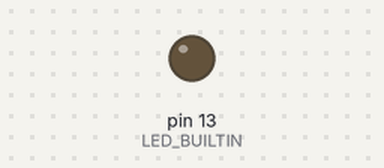
Recording of a sketch running on a simulated Arduino Uno, built with avr-gcc and run on an emulated ATmega328P. Parts: output pins drawn as LEDs (lit = HIGH). What the sketch prints to the serial monitor is not drawn.

Above: at 0.24 s.
At 4.3 s:
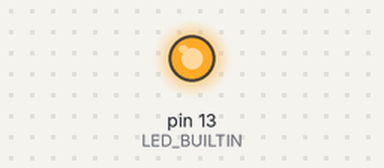
Timing chart, 0 to 6.5 s (numbered marks = the images above):
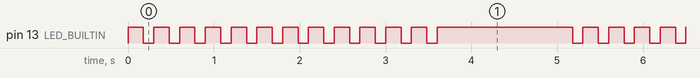

Measured:
- by itself, pin 13 (LED_BUILTIN): repeats every 5.0 s: LOW 0.12 s, HIGH 1.6 s, 11 × (LOW 0.12 s, HIGH 0.18 s)
- by itself, everything shown: repeats every 5.0 s, in 24 steps

The sketch:

i2c-scanner.ino
```cpp
/*
  i2c-scanner.ino — I2C bus scanner for the Arduino UNO Q (STM32U585 MCU side)

  What it does:
    Every 5 seconds, scans the I2C bus for devices at addresses 0x08..0x77.
    Prints a formatted table of found devices to Serial (hex addresses), with
    a best-effort annotation for well-known Modulino / QWIIC device addresses.
    After the table it prints a summary line (device count + scan duration in
    milliseconds). If the bus is empty it prints "no devices found".

    As a headless indicator, LED_BUILTIN blinks once per device found after
    each scan (LED_BUILTIN is ACTIVE-LOW on this board: LOW = ON).

  Wiring:
    No external hardware required (works with an empty bus). To see results,
    connect any I2C device (e.g. a Modulino or QWIIC breakout) to the QWIIC
    connector / SDA+SCL pins.

  Build / deploy:
    Compile: arduino-cli compile -b arduino:zephyr:unoq ./i2c-scanner
    Upload:  arduino-cli upload -b arduino:zephyr:unoq -p <board-ip> ./i2c-scanner
*/

#include <Wire.h>

// ---------- Configuration ----------
const uint8_t  I2C_FIRST_ADDR   = 0x08;   // below 0x08 are reserved addresses
const uint8_t  I2C_LAST_ADDR    = 0x77;   // above 0x77 are reserved addresses
const uint32_t SCAN_INTERVAL_MS = 5000;   // time between scans
const uint32_t SERIAL_BAUD      = 115200;

// LED_BUILTIN polarity: on the UNO Q the LED is active-low (LOW = ON).
const bool     LED_ACTIVE_LOW   = true;
const uint32_t BLINK_ON_MS      = 120;    // per-device blink on-time
const uint32_t BLINK_OFF_MS     = 180;    // gap between blinks

// ---------- Known-device annotations (best effort, not exhaustive) ----------
struct KnownDevice {
  uint8_t     addr;
  const char* name;
};

const KnownDevice KNOWN_DEVICES[] = {
  { 0x0F, "possibly Zio/Qwiic keypad" },
  { 0x10, "possibly VEML6075 UV (Qwiic)" },
  { 0x19, "possibly LIS3DH accel" },
  { 0x1C, "possibly Modulino Movement (LIS2DUXS12) / magnetometer" },
  { 0x29, "possibly VL53L0X/VL53L1X ToF (Modulino Distance / Qwiic)" },
  { 0x36, "possibly Modulino Buttons/Buzzer (ATtiny) or seesaw" },
  { 0x3C, "possibly SSD1306 OLED" },
  { 0x3D, "possibly SSD1306 OLED (alt)" },
  { 0x44, "possibly SHT4x temp/humidity" },
  { 0x48, "possibly ADS1x15 ADC / TMP102" },
  { 0x50, "possibly EEPROM (24Cxx)" },
  { 0x52, "possibly APDS-9960 gesture" },
  { 0x5A, "possibly MPR121 touch / CCS811" },
  { 0x60, "possibly ATECC608 / MCP4725 DAC / Modulino Thermo" },
  { 0x62, "possibly SCD4x CO2" },
  { 0x68, "possibly RTC (DS3231/PCF8523) or IMU (MPU6050)" },
  { 0x6A, "possibly LSM6DSx IMU" },
  { 0x6B, "possibly LSM6DSx IMU (alt)" },
  { 0x70, "possibly I2C mux (TCA9548A) / HT16K33" },
  { 0x76, "possibly BME280/BMP280 (Modulino Pressure)" },
  { 0x77, "possibly BME280/BMP280 (alt)" },
};
const size_t KNOWN_DEVICE_COUNT = sizeof(KNOWN_DEVICES) / sizeof(KNOWN_DEVICES[0]);

// Note column width; must fit the longest name above so the table stays aligned.
const int NOTE_COL_WIDTH = 56;

// ---------- Scan state ----------
const uint8_t MAX_ADDRESSES = I2C_LAST_ADDR - I2C_FIRST_ADDR + 1;  // 112

uint8_t  foundAddrs[MAX_ADDRESSES];
uint8_t  foundCount     = 0;
uint32_t lastScanMs     = 0;
uint32_t scanNumber     = 0;
bool     firstScanDone  = false;

// ---------- Blink state machine (non-blocking) ----------
uint8_t  blinksRemaining = 0;
bool     ledIsOn         = false;
uint32_t ledPhaseStartMs = 0;

// ---------- Helpers ----------
void ledWrite(bool on) {
  digitalWrite(LED_BUILTIN, (on == !LED_ACTIVE_LOW) ? HIGH : LOW);
}

const char* lookupKnownName(uint8_t addr) {
  for (size_t i = 0; i < KNOWN_DEVICE_COUNT; i++) {
    if (KNOWN_DEVICES[i].addr == addr) {
      return KNOWN_DEVICES[i].name;
    }
  }
  return "";
}

void printHexAddr(uint8_t addr) {
  Serial.print("0x");
  if (addr < 0x10) {
    Serial.print('0');
  }
  Serial.print(addr, HEX);
}

// Print a table border row sized to the note column: +------+--...--+
void printTableBorder() {
  Serial.print("  +------+");
  for (int i = 0; i < NOTE_COL_WIDTH + 2; i++) {
    Serial.print('-');
  }
  Serial.println('+');
}

// Perform one full bus scan; fills foundAddrs/foundCount, returns duration in ms.
uint32_t scanBus() {
  foundCount = 0;
  const uint32_t start = millis();
  for (uint8_t addr = I2C_FIRST_ADDR; addr <= I2C_LAST_ADDR; addr++) {
    Wire.beginTransmission(addr);
    const uint8_t err = Wire.endTransmission();
    if (err == 0 && foundCount < MAX_ADDRESSES) {
      foundAddrs[foundCount++] = addr;
    }
  }
  return millis() - start;
}

void printReport(uint32_t durationMs) {
  Serial.println();
  Serial.print("I2C scan #");
  Serial.print(scanNumber);
  Serial.print(" (");
  printHexAddr(I2C_FIRST_ADDR);
  Serial.print("..");
  printHexAddr(I2C_LAST_ADDR);
  Serial.println(")");

  if (foundCount == 0) {
    Serial.println("  no devices found");
  } else {
    printTableBorder();
    Serial.print("  | addr | note");
    for (int pad = NOTE_COL_WIDTH - 4; pad > 0; pad--) {
      Serial.print(' ');
    }
    Serial.println(" |");
    printTableBorder();
    for (uint8_t i = 0; i < foundCount; i++) {
      Serial.print("  | ");
      printHexAddr(foundAddrs[i]);
      Serial.print(" | ");
      const char* name = lookupKnownName(foundAddrs[i]);
      Serial.print(name);
      // Pad the note column to a fixed width of NOTE_COL_WIDTH characters.
      for (int pad = NOTE_COL_WIDTH - (int)strlen(name); pad > 0; pad--) {
        Serial.print(' ');
      }
      Serial.println(" |");
    }
    printTableBorder();
  }

  Serial.print("  summary: ");
  Serial.print(foundCount);
  Serial.print(foundCount == 1 ? " device" : " devices");
  Serial.print(" found in ");
  Serial.print(durationMs);
  Serial.println(" ms");
}

// Advance the per-device blink state machine without blocking.
void updateBlinker(uint32_t now) {
  if (blinksRemaining == 0 && !ledIsOn) {
    return;
  }
  if (ledIsOn) {
    if (now - ledPhaseStartMs >= BLINK_ON_MS) {
      ledWrite(false);
      ledIsOn = false;
      ledPhaseStartMs = now;
    }
  } else {
    if (blinksRemaining > 0 && now - ledPhaseStartMs >= BLINK_OFF_MS) {
      ledWrite(true);
      ledIsOn = true;
      blinksRemaining--;
      ledPhaseStartMs = now;
    }
  }
}

// ---------- Arduino entry points ----------
void setup() {
  pinMode(LED_BUILTIN, OUTPUT);
  ledWrite(false);

  Serial.begin(SERIAL_BAUD);

  Wire.begin();

  Serial.println("UNO Q I2C scanner: scanning 0x08..0x77 every 5 s");
}

void loop() {
  const uint32_t now = millis();

  if (!firstScanDone || now - lastScanMs >= SCAN_INTERVAL_MS) {
    lastScanMs = now;
    firstScanDone = true;
    scanNumber++;

    const uint32_t duration = scanBus();
    printReport(duration);

    // Queue one blink per found device (headless indicator).
    blinksRemaining = foundCount;
    ledPhaseStartMs = now;
  }

  updateBlinker(millis());
}
```
